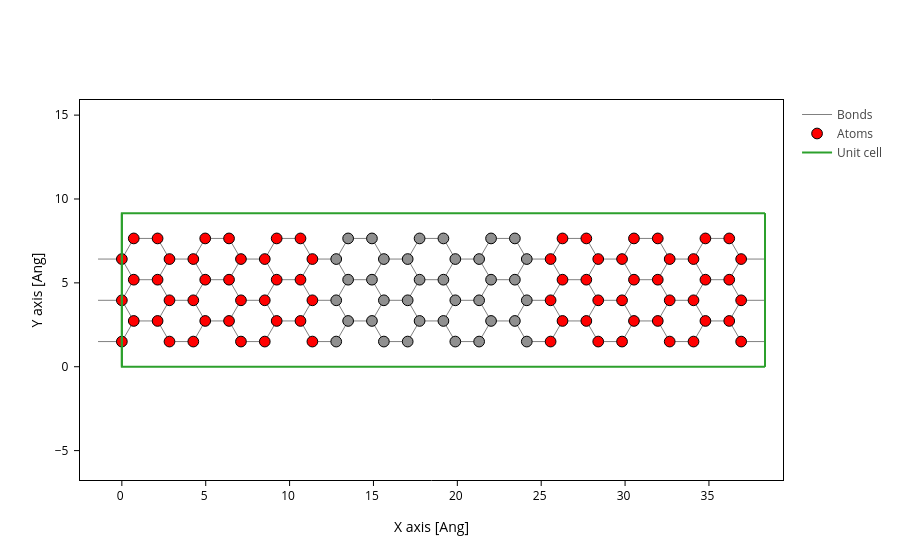

Notebook source saved alongside this figure:
### Markdown cell above
# Make device

### Code cell
LENGTH_DEVICE = 1 # Number of 'electrode' sizes to include **between** electrodes
device = electrode.tile(2+LENGTH_DEVICE, 0)
N = len(electrode)
atoms_idx = list(range(len(device)))
device.plot(axes="xy", atoms_style={"atoms": atoms_idx[:N] + atoms_idx[-N:] , "color": "red"})

### Figure 1 — Plotly figure (JSON) as saved in the notebook; plotly's stock layout.template omitted (floating-point values rounded to 4 significant figures; data arrays with more than 128 entries replaced by an {"elided": "..."} marker saying what was removed)
{"data": [{"line": {"color": "gray", "width": 1}, "meta": {}, "mode": "lines", "name": "Bonds", "opacity": 1, "type": "scatter", "x": {"elided": "3087 float values"}, "y": {"elided": "3087 float values"}}, {"marker": {"color": ["red", "red", "red", "red", "red", "red", "red", "red", "red", "red", "red", "red", "red", "red", "red", "red", "red", "red", "red", "red", "red", "red", "red", "red", "red", "red", "red", "red", "red", "red", "red", "red", "red", "red", "red", "red", "#909090", "#909090", "#909090", "#909090", "#909090", "#909090", "#909090", "#909090", "#909090", "#909090", "#909090", "#909090", "#909090", "#909090", "#909090", "#909090", "#909090", "#909090", "#909090", "#909090", "#909090", "#909090", "#909090", "#909090", "#909090", "#909090", "#909090", "#909090", "#909090", "#909090", "#909090", "#909090", "#909090", "#909090", "#909090", "#909090", "red", "red", "red", "red", "red", "red", "red", "red", "red", "red", "red", "red", "red", "red", "red", "red", "red", "red", "red", "red", "red", "red", "red", "red", "red", "red", "red", "red", "red", "red", "red", "red", "red", "red", "red", "red"], "line": {"color": "black", "width": 1}, "opacity": 1, "size": 10.72}, "meta": {}, "mode": "markers", "name": "Atoms", "opacity": 1, "type": "scatter", "x": [0.0, 0.0, 0.0, 0.71, 0.71, 0.71, 2.13, 2.13, 2.13, 2.84, 2.84, 2.84, 4.26, 4.26, 4.26, 4.97, 4.97, 4.97, 6.39, 6.39, 6.39, 7.1, 7.1, 7.1, 8.52, 8.52, 8.52, 9.23, 9.23, 9.23, 10.65, 10.65, 10.65, 11.36, 11.36, 11.36, 12.78, 12.78, 12.78, 13.49, 13.49, 13.49, 14.91, 14.91, 14.91, 15.62, 15.62, 15.62, 17.04, 17.04, 17.04, 17.75, 17.75, 17.75, 19.17, 19.17, 19.17, 19.88, 19.88, 19.88, 21.3, 21.3, 21.3, 22.01, 22.01, 22.01, 23.43, 23.43, 23.43, 24.14, 24.14, 24.14, 25.56, 25.56, 25.56, 26.27, 26.27, 26.27, 27.69, 27.69, 27.69, 28.4, 28.4, 28.4, 29.82, 29.82, 29.82, 30.53, 30.53, 30.53, 31.95, 31.95, 31.95, 32.66, 32.66, 32.66, 34.08, 34.08, 34.08, 34.79, 34.79, 34.79, 36.21, 36.21, 36.21, 36.92, 36.92, 36.92], "y": [1.5, 3.96, 6.419, 2.73, 5.189, 7.649, 2.73, 5.189, 7.649, 1.5, 3.96, 6.419, 1.5, 3.96, 6.419, 2.73, 5.189, 7.649, 2.73, 5.189, 7.649, 1.5, 3.96, 6.419, 1.5, 3.96, 6.419, 2.73, 5.189, 7.649, 2.73, 5.189, 7.649, 1.5, 3.96, 6.419, 1.5, 3.96, 6.419, 2.73, 5.189, 7.649, 2.73, 5.189, 7.649, 1.5, 3.96, 6.419, 1.5, 3.96, 6.419, 2.73, 5.189, 7.649, 2.73, 5.189, 7.649, 1.5, 3.96, 6.419, 1.5, 3.96, 6.419, 2.73, 5.189, 7.649, 2.73, 5.189, 7.649, 1.5, 3.96, 6.419, 1.5, 3.96, 6.419, 2.73, 5.189, 7.649, 2.73, 5.189, 7.649, 1.5, 3.96, 6.419, 1.5, 3.96, 6.419, 2.73, 5.189, 7.649, 2.73, 5.189, 7.649, 1.5, 3.96, 6.419, 1.5, 3.96, 6.419, 2.73, 5.189, 7.649, 2.73, 5.189, 7.649, 1.5, 3.96, 6.419]}, {"meta": {}, "mode": "lines", "name": "Unit cell", "type": "scatter", "x": [0.0, 0.0, 38.34, 38.34, 0.0, 0.0, NaN, 0.0, 0.0, 0.0, 38.34, 38.34, 0.0, NaN, 38.34, 38.34, NaN, 38.34, 38.34], "y": [0.0, 9.149, 9.149, 9.149, 9.149, 9.149, NaN, 9.149, 0.0, 0.0, 0.0, 0.0, 0.0, NaN, 9.149, 0.0, NaN, 9.149, 0.0]}], "layout": {"scene": {"aspectmode": "data", "xaxis": {"title": {"text": "X axis [Ang]"}}, "yaxis": {"title": {"text": "Y axis [Ang]"}}}, "xaxis": {"scaleanchor": "y", "scaleratio": 1, "title": {"text": "X axis [Ang]"}}, "yaxis": {"title": {"text": "Y axis [Ang]"}}}}
